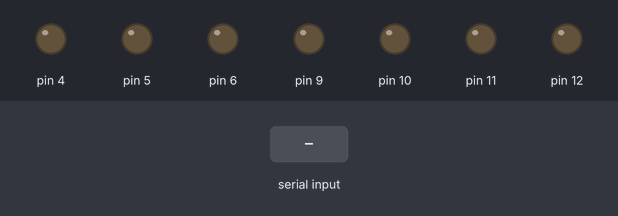
The sketch below on a simulated Arduino Uno, built with avr-gcc and run on an emulated ATmega328P. On the bench: output pins drawn as LEDs (lit = HIGH). The test bench sets the inputs (shaded band).

Above: at 1.2 s.
1.3 s: "1" received over the second serial link
At 2.5 s:
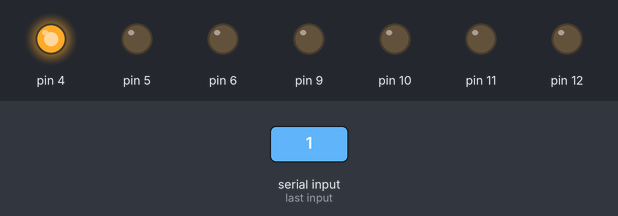
2.8 s: "2" received over the second serial link
At 3.8 s:
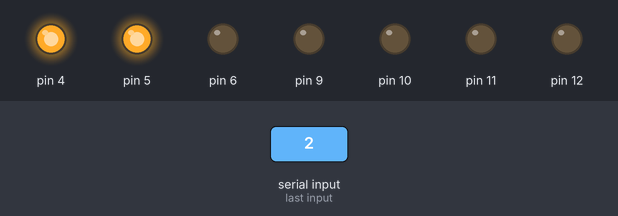
4.3 s: "3" received over the second serial link
At 4.9 s:
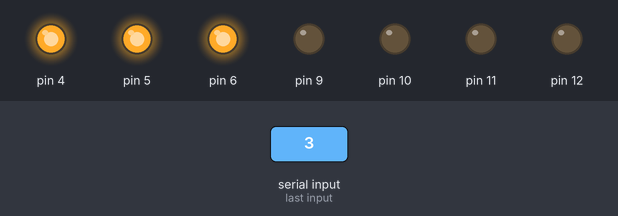
5.8 s: "a" received over the second serial link
At 6.1 s:
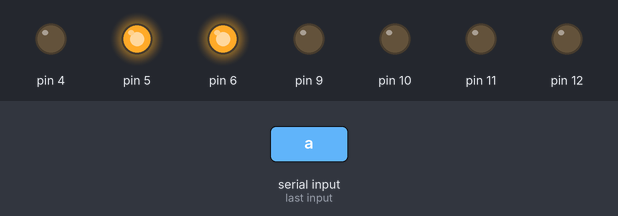
7.3 s: "b" received over the second serial link
At 8.4 s:
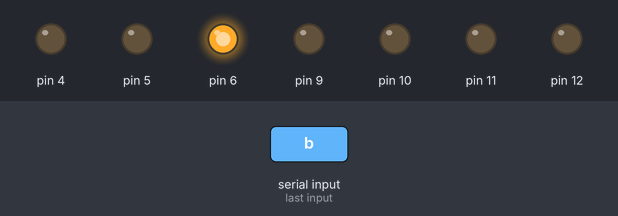
8.8 s: "q" received over the second serial link
At 9.6 s:
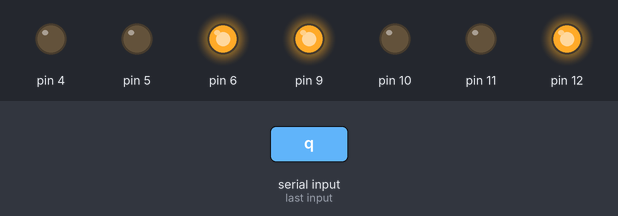
Timing chart, 0 to 11.3 s (numbered marks = the images above; inputs shaded):
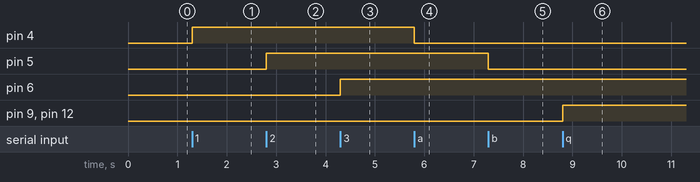

The sketch:

bluettoh_car.ino
```cpp
#include<SoftwareSerial.h>

//Se define al Pin2 como RX, Pin3 como TX
SoftwareSerial mySerial(2,3);

void setup()
{

//inicializa la comunicacion serial
Serial.begin(9600);
mySerial.begin(9600);

//Se configura los pines de entrada y salida
pinMode(4,OUTPUT);
pinMode(5,OUTPUT);
pinMode(6,OUTPUT);

pinMode(12, OUTPUT);
pinMode(11, OUTPUT);
pinMode(10, OUTPUT);
pinMode(9, OUTPUT);

//Inicializa el estado de los LEDs
digitalWrite(12,LOW);
digitalWrite(11,LOW);
digitalWrite(10,LOW);
digitalWrite(9,LOW);
}

void loop()
{

char c=mySerial.read();
if(c=='1') digitalWrite(4,HIGH);
if(c=='2') digitalWrite(5,HIGH);
if(c=='3') digitalWrite(6,HIGH);
if(c=='a') digitalWrite(4,LOW);
if(c=='b') digitalWrite(5,LOW);
if(c=='c') digitalWrite(6,LOW);

if(c=='q') Adelante();
if(c=='w') Atras();
if(c=='e') Derecha();
if(c=='r') Izquierda();
if(c=='t') Detener();
if(c=='y') Girar();

}
//*************************************
//*************************************
//*** FUNCIONES************************

void Adelante()
{

 digitalWrite(12, HIGH);
  digitalWrite(11, LOW);
  digitalWrite(10, LOW);
  digitalWrite(9, HIGH);

  }
void Atras()
{
  digitalWrite(12, LOW);
  digitalWrite(11, HIGH);
  digitalWrite(10, HIGH);
  digitalWrite(9, LOW);
  }
void Derecha(){

 digitalWrite(12, HIGH);
  digitalWrite(11, LOW);
  digitalWrite(10, LOW);
  digitalWrite(9, LOW);


  }
void Izquierda(){

 digitalWrite(12, LOW);
  digitalWrite(11, LOW);
  digitalWrite(10, LOW);
  digitalWrite(9, HIGH);

  }
void Detener(){

 digitalWrite(12, LOW);
  digitalWrite(11, LOW);
  digitalWrite(10, LOW);
  digitalWrite(9, LOW);

  }

void Girar(){
  digitalWrite(12, HIGH);
  digitalWrite(11, LOW);
  digitalWrite(10, HIGH);
  digitalWrite(9, LOW);

 }
```

Measured:
- after the input at 1.3 s, pin 4: LOW → HIGH at once
- after the input at 2.8 s, pin 5: LOW → HIGH at once
- after the input at 4.3 s, pin 6: LOW → HIGH at once
- after the input at 5.8 s, pin 4: HIGH → LOW at once
- after the input at 7.3 s, pin 5: HIGH → LOW at once
- after the input at 8.8 s, pin 9, pin 12: LOW → HIGH at once
